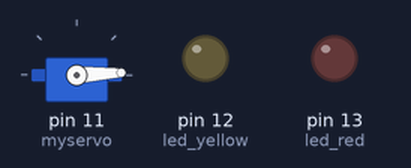
A sketch run on a simulated Arduino Uno, built with avr-gcc and run on an emulated ATmega328P. Parts: servo, output pins drawn as LEDs (lit = HIGH).

Above: at 0.05 s.
At 0.6 s:
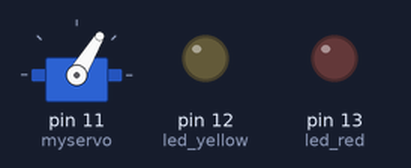
At 1.4 s:
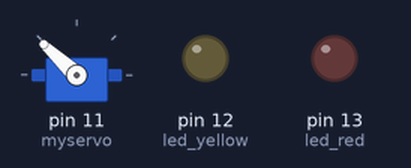
At 2.8 s:
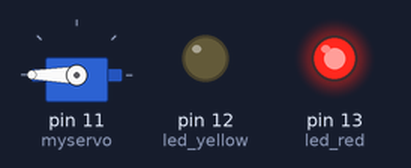
At 4.2 s:
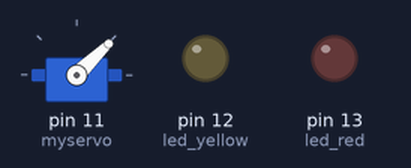
At 5.6 s:
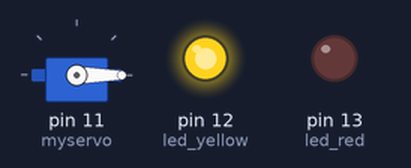
Timing chart, 0 to 7.3 s (numbered marks = the images above):
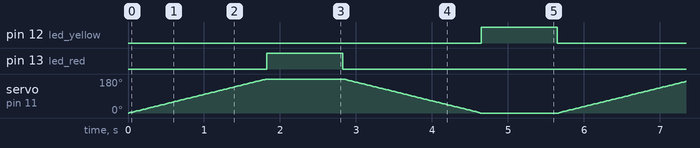

Measured:
- by itself, pin 12 (led_yellow), pin 13 (led_red): alternates HIGH for 1.0 s and LOW for 4.6 s

The sketch:

servo_ex01.ino
```cpp
#include <Servo.h>

Servo myservo;
int led_red = 13;
int led_yellow = 12;
int pos = 0;

void setup() {
  myservo.attach(11);
  pinMode(led_red, OUTPUT);
  pinMode(led_yellow, OUTPUT);
}

void loop() {
  for(pos = 0; pos <= 180; pos += 1)
  {
    myservo.write(pos);
    delay(10);
  }
  digitalWrite(led_red, HIGH);
  delay(1000);
  digitalWrite(led_red, LOW);

  for(pos = 180; pos >= 0; pos -= 1)
  {
    myservo.write(pos);
    delay(10);
  }
  digitalWrite(led_yellow, HIGH);
  delay(1000);
  digitalWrite(led_yellow, LOW);
}
```
